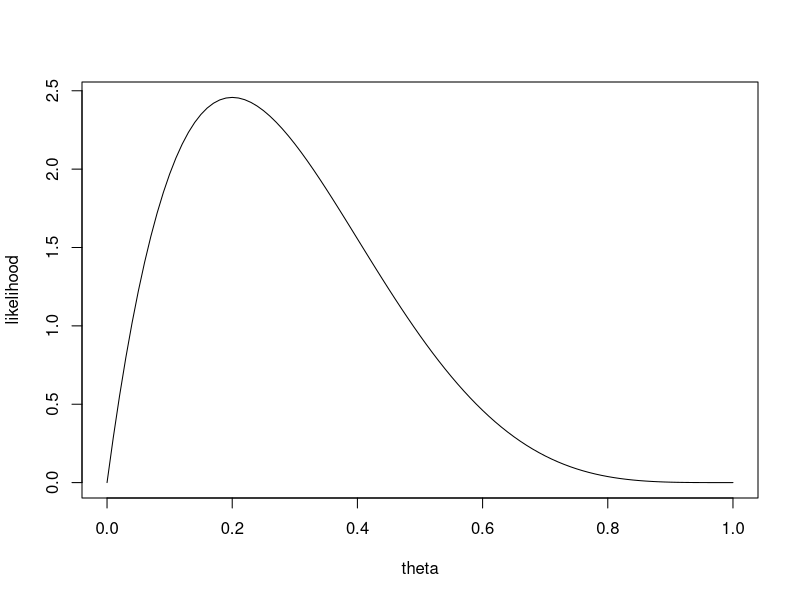
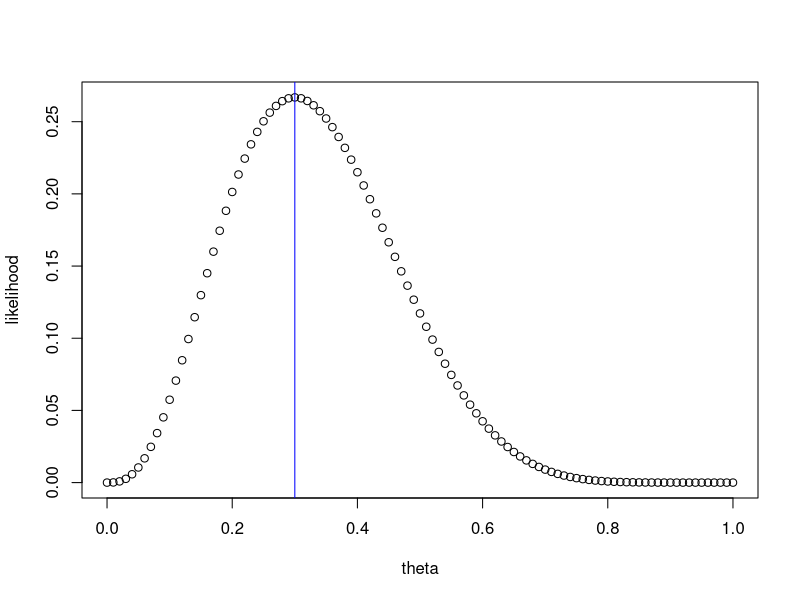
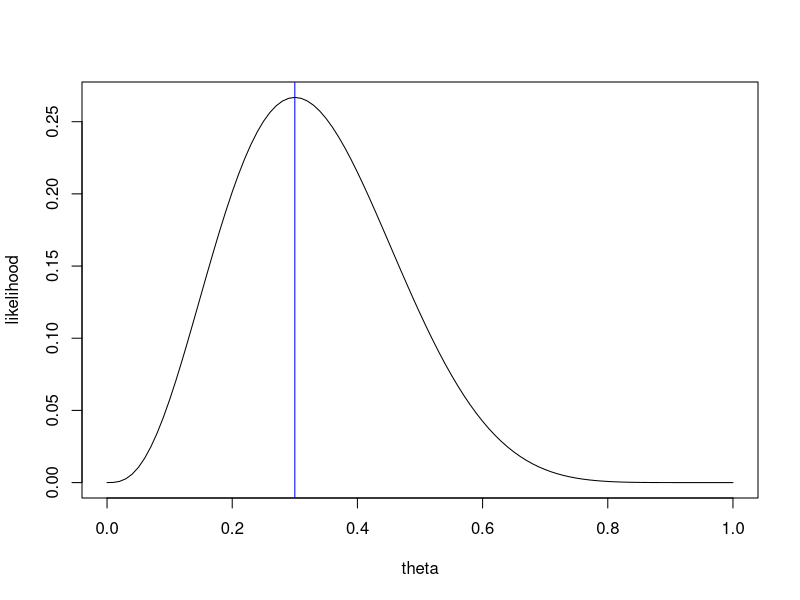

The R source for these figures, in order: (Note: this script raises an error after producing the figures.)
## ---- chunk 1
curve(dbeta(theta, shape1 = 2, shape2 = 5), xname='theta', xlab='theta', ylab='likelihood')
cat("mean : ", (2/(2+5)))
## ---- chunk 2
plot(seq(from = 0, to = 1, by = 0.01), dbinom(x = 3, size = 10, prob = seq(from = 0, to = 1, by = 0.01)), xlab='theta', ylab='likelihood')
abline(v=0.3, col="blue")

## ---- chunk 3
fLikelihood <- function(Z, theta, N){
  return(dbinom(Z, N, theta))
}
## ---- chunk 4
curve(fLikelihood(3, theta, 10), 0, 1, xname="theta", xlab='theta', ylab='likelihood')
abline(v=0.3, col="blue")
## ---- chunk 5
curve(flikelihood(theta, 3, 10) * dbeta(theta, shape1 = 2, shape2 = 5), xname = "theta", ylab = "likelihood x prior")
abline(v=0.27 ,col="blue")

## ---- chunk 6
fLikelihoodTimesPrior <- function(Z, theta, N, a, b){
  return(fLikelihood(Z, theta, N) * dbeta(theta, a, b))
}

## ---- chunk 7
curve(fLikelihoodTimesPrior(3, theta, 10, 2, 5),xname='theta', xlab='theta')
abline(v=0.27 ,col="blue")
## ---- chunk 8
 optim(0.5, function(theta) -fLikelihoodTimesPrior(3, theta, 10, 2, 5),lower=0, upper=1, method="L-BFGS-B")
## ---- chunk 9
integrate(function(theta) fLikelihoodTimesPrior(3, theta, 10, 2, 5),lower=0, upper=1)

## ---- chunk 10
fPosterior <- function(Z, theta, N, a, b){
  aInt = integrate(function(theta1) fLikelihoodTimesPrior(Z, theta1, N, a, b), 0, 1)[[1]]
  return((1 / aInt) * fLikelihood(Z, theta, N) * dbeta(theta, a, b))
}
curve(fPosterior(3, theta, 10, 2, 5), 0, 1, xname = 'theta', xlab = 'theta', ylab = 'pdf')
## ---- chunk 11
integrate(function(theta) theta * fPosterior(3, theta, 10, 2, 5), 0, 1)

## ---- chunk 12
fLogLikelihoodHarderAll <- function(lY, theta, phi){
  N0 <- sum(lY == 0)
  N1 <- sum(lY > 0)
  lY1 <- lY[lY > 0]
  aLogLikelihood <- N0 * log((1 - theta) + theta * (1 - phi) ^ 10) +
                    N1 * log(theta) +
                    sum(sapply(lY1, function(Y) log(choose(10, Y) * phi ^ Y * (1 - phi) ^ (10 - Y))))
  return(aLogLikelihood)
}

## ---- chunk 13
lY <- c(3,0,4,2,1,2,0,0,5,1)
optim(c(0.2, 0.2), function(theta) -fLogLikelihoodHarderAll(lY, theta[1], theta[2]),
      lower = c(0.001, 0.001), upper=c(0.999, 0.999), method="L-BFGS-B")
## ---- chunk 14

fUnnormalisedPosterior <- function(lY, theta, phi){
  return(fLikelihoodHarderAll(lY, theta, phi))
}

